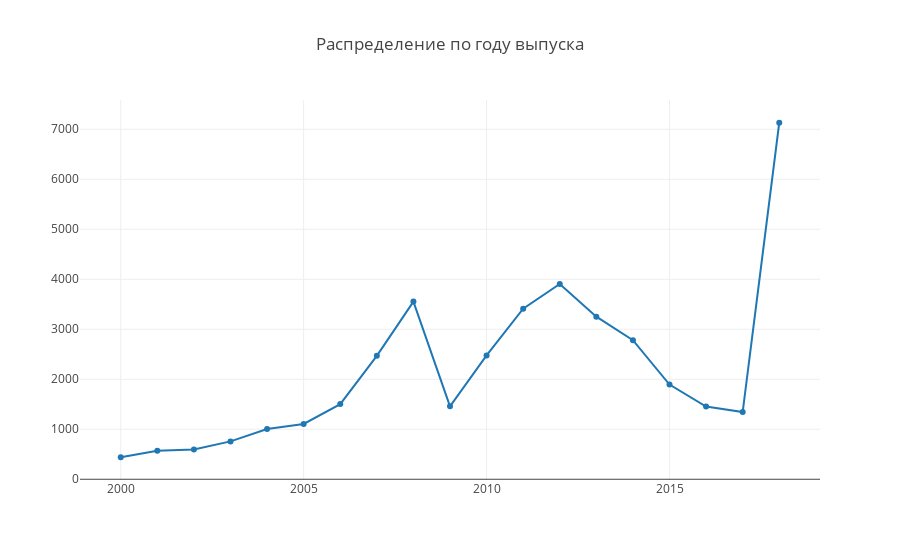

Source (notebook cell):
### Code cell
trace1 = go.Scatter(
    x=df_year.index,
    y=df_year,
)

layout = {'title': 'Распределение по году выпуска'}
d = [trace1]

fig = go.Figure(data=d, layout=layout)
iplot(fig, show_link=False)

### Figure 1 — Plotly figure (JSON) as saved in the notebook; plotly's stock layout.template omitted (floating-point values rounded to 4 significant figures)
{"data": [{"type": "scatter", "uid": "45d493c3-1b27-42c7-8c08-1576ff3ab8bd", "x": [2018, 2017, 2016, 2015, 2014, 2013, 2012, 2011, 2010, 2009, 2008, 2007, 2006, 2005, 2004, 2003, 2002, 2001, 2000], "y": [7130, 1343, 1454, 1894, 2782, 3251, 3907, 3412, 2476, 1458, 3553, 2469, 1503, 1106, 1006, 757, 593, 570, 440]}], "layout": {"title": "Распределение по году выпуска"}}
